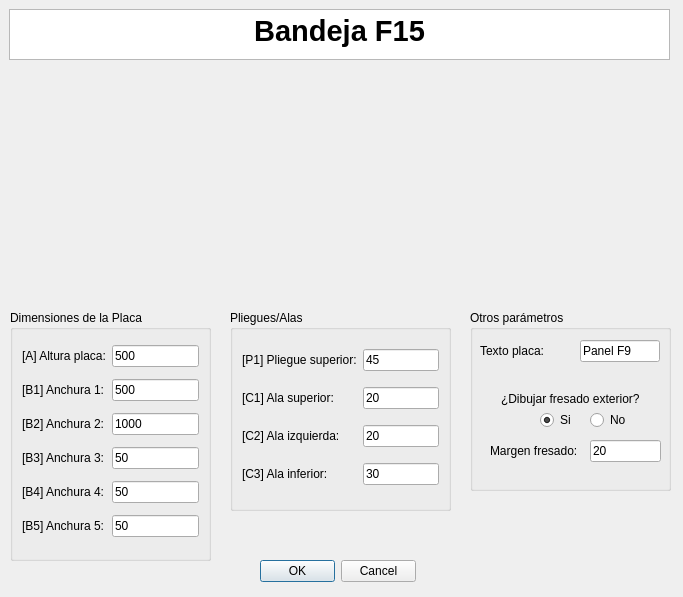
<?xml version="1.0" encoding="UTF-8"?>
<ui version="4.0">
 <class>MyPositionDialog</class>
 <widget class="QDialog" name="MyPositionDialog">
  <property name="geometry">
   <rect>
    <x>0</x>
    <y>0</y>
    <width>683</width>
    <height>597</height>
   </rect>
  </property>
  <property name="windowTitle">
   <string>Enter Position</string>
  </property>
  <property name="whatsThis">
   <string>&lt;html&gt;&lt;head/&gt;&lt;body&gt;&lt;p&gt;Esta ventana de KSDpanel te permite introducir todas las medidas correspondientes del panel seleccionado.&lt;/p&gt;&lt;p&gt;Recuerda que todas las medidas deben de ir en milimetros (mm).&lt;/p&gt;&lt;/body&gt;&lt;/html&gt;</string>
  </property>
  <widget class="QDialogButtonBox" name="buttonBox">
   <property name="geometry">
    <rect>
     <x>260</x>
     <y>560</y>
     <width>156</width>
     <height>23</height>
    </rect>
   </property>
   <property name="orientation">
    <enum>Qt::Horizontal</enum>
   </property>
   <property name="standardButtons">
    <set>QDialogButtonBox::Cancel|QDialogButtonBox::Ok</set>
   </property>
  </widget>
  <widget class="QTextBrowser" name="textBrowser">
   <property name="geometry">
    <rect>
     <x>9</x>
     <y>9</y>
     <width>661</width>
     <height>51</height>
    </rect>
   </property>
   <property name="html">
    <string>&lt;!DOCTYPE HTML PUBLIC &quot;-//W3C//DTD HTML 4.0//EN&quot; &quot;http://www.w3.org/TR/REC-html40/strict.dtd&quot;&gt;
&lt;html&gt;&lt;head&gt;&lt;meta name=&quot;qrichtext&quot; content=&quot;1&quot; /&gt;&lt;style type=&quot;text/css&quot;&gt;
p, li { white-space: pre-wrap; }
&lt;/style&gt;&lt;/head&gt;&lt;body style=&quot; font-family:'MS Shell Dlg 2'; font-size:8.25pt; font-weight:400; font-style:normal;&quot;&gt;
&lt;p align=&quot;center&quot; style=&quot; margin-top:0px; margin-bottom:0px; margin-left:0px; margin-right:0px; -qt-block-indent:0; text-indent:0px;&quot;&gt;&lt;span style=&quot; font-size:22pt; font-weight:600;&quot;&gt;Bandeja F15&lt;/span&gt;&lt;/p&gt;&lt;/body&gt;&lt;/html&gt;</string>
   </property>
  </widget>
  <widget class="QGroupBox" name="groupBox_2">
   <property name="geometry">
    <rect>
     <x>230</x>
     <y>310</y>
     <width>221</width>
     <height>201</height>
    </rect>
   </property>
   <property name="styleSheet">
    <string notr="true">font: 10pt &quot;MS Shell Dlg 2&quot;;</string>
   </property>
   <property name="title">
    <string>Pliegues/Alas</string>
   </property>
   <layout class="QGridLayout" name="gridLayout_2">
    <item row="4" column="1">
     <widget class="QLineEdit" name="alaInferiorUI">
      <property name="text">
       <string>30</string>
      </property>
     </widget>
    </item>
    <item row="2" column="1">
     <widget class="QLineEdit" name="alaIzquierdaUI">
      <property name="text">
       <string>20</string>
      </property>
     </widget>
    </item>
    <item row="1" column="1">
     <widget class="QLineEdit" name="alaSuperiorUI">
      <property name="text">
       <string>20</string>
      </property>
     </widget>
    </item>
    <item row="0" column="0">
     <widget class="QLabel" name="label_13">
      <property name="text">
       <string>[P1] Pliegue superior:</string>
      </property>
     </widget>
    </item>
    <item row="4" column="0">
     <widget class="QLabel" name="label_12">
      <property name="text">
       <string>[C3] Ala inferior:</string>
      </property>
     </widget>
    </item>
    <item row="0" column="1">
     <widget class="QLineEdit" name="pliegueSuperiorUI">
      <property name="text">
       <string>45</string>
      </property>
     </widget>
    </item>
    <item row="2" column="0">
     <widget class="QLabel" name="label_19">
      <property name="text">
       <string>[C2] Ala izquierda:</string>
      </property>
     </widget>
    </item>
    <item row="1" column="0">
     <widget class="QLabel" name="label_11">
      <property name="text">
       <string>[C1] Ala superior:</string>
      </property>
     </widget>
    </item>
   </layout>
  </widget>
  <widget class="QLabel" name="imagenPanelUI">
   <property name="geometry">
    <rect>
     <x>90</x>
     <y>70</y>
     <width>511</width>
     <height>221</height>
    </rect>
   </property>
   <property name="text">
    <string/>
   </property>
   <property name="pixmap">
    <pixmap>../imagenes/REF_019cotas.jpg</pixmap>
   </property>
   <property name="scaledContents">
    <bool>true</bool>
   </property>
   <property name="wordWrap">
    <bool>false</bool>
   </property>
   <property name="margin">
    <number>0</number>
   </property>
   <property name="openExternalLinks">
    <bool>false</bool>
   </property>
  </widget>
  <widget class="QGroupBox" name="groupBox_3">
   <property name="geometry">
    <rect>
     <x>10</x>
     <y>310</y>
     <width>201</width>
     <height>251</height>
    </rect>
   </property>
   <property name="styleSheet">
    <string notr="true">font: 10pt &quot;MS Shell Dlg 2&quot;;</string>
   </property>
   <property name="title">
    <string>Dimensiones de la Placa</string>
   </property>
   <layout class="QGridLayout" name="gridLayout">
    <item row="2" column="1">
     <widget class="QLabel" name="label_22">
      <property name="text">
       <string>[B2] Anchura 2:</string>
      </property>
     </widget>
    </item>
    <item row="3" column="2">
     <widget class="QLineEdit" name="anchura3UI">
      <property name="text">
       <string>50</string>
      </property>
     </widget>
    </item>
    <item row="1" column="1">
     <widget class="QLabel" name="label_4">
      <property name="text">
       <string>[B1] Anchura 1:</string>
      </property>
     </widget>
    </item>
    <item row="4" column="2">
     <widget class="QLineEdit" name="anchura4UI">
      <property name="text">
       <string>50</string>
      </property>
     </widget>
    </item>
    <item row="0" column="2">
     <widget class="QLineEdit" name="alturaPlacaUI">
      <property name="text">
       <string>500</string>
      </property>
     </widget>
    </item>
    <item row="3" column="1">
     <widget class="QLabel" name="label_26">
      <property name="text">
       <string>[B3] Anchura 3:</string>
      </property>
     </widget>
    </item>
    <item row="4" column="1">
     <widget class="QLabel" name="label_27">
      <property name="text">
       <string>[B4] Anchura 4:</string>
      </property>
     </widget>
    </item>
    <item row="1" column="2">
     <widget class="QLineEdit" name="anchura1UI">
      <property name="text">
       <string>500</string>
      </property>
     </widget>
    </item>
    <item row="0" column="1">
     <widget class="QLabel" name="label_8">
      <property name="text">
       <string>[A] Altura placa:</string>
      </property>
     </widget>
    </item>
    <item row="2" column="2">
     <widget class="QLineEdit" name="anchura2UI">
      <property name="text">
       <string>1000</string>
      </property>
     </widget>
    </item>
    <item row="5" column="2">
     <widget class="QLineEdit" name="anchura5UI">
      <property name="text">
       <string>50</string>
      </property>
     </widget>
    </item>
    <item row="5" column="1">
     <widget class="QLabel" name="label_28">
      <property name="text">
       <string>[B5] Anchura 5:</string>
      </property>
     </widget>
    </item>
   </layout>
  </widget>
  <widget class="QGroupBox" name="groupBox_4">
   <property name="geometry">
    <rect>
     <x>470</x>
     <y>310</y>
     <width>201</width>
     <height>181</height>
    </rect>
   </property>
   <property name="styleSheet">
    <string notr="true">font: 10pt &quot;MS Shell Dlg 2&quot;;</string>
   </property>
   <property name="title">
    <string>Otros parámetros</string>
   </property>
   <widget class="QLabel" name="label">
    <property name="geometry">
     <rect>
      <x>10</x>
      <y>30</y>
      <width>95</width>
      <height>22</height>
     </rect>
    </property>
    <property name="text">
     <string>Texto placa:</string>
    </property>
   </widget>
   <widget class="QLineEdit" name="textoDescriptivoA0UI">
    <property name="geometry">
     <rect>
      <x>110</x>
      <y>30</y>
      <width>80</width>
      <height>22</height>
     </rect>
    </property>
    <property name="text">
     <string>Panel F9</string>
    </property>
   </widget>
   <widget class="QRadioButton" name="noCrearFresadoUI">
    <property name="geometry">
     <rect>
      <x>120</x>
      <y>100</y>
      <width>38</width>
      <height>20</height>
     </rect>
    </property>
    <property name="text">
     <string>No</string>
    </property>
   </widget>
   <widget class="QLineEdit" name="margenFresadoUI">
    <property name="geometry">
     <rect>
      <x>120</x>
      <y>130</y>
      <width>71</width>
      <height>22</height>
     </rect>
    </property>
    <property name="text">
     <string>20</string>
    </property>
   </widget>
   <widget class="QRadioButton" name="crearFresadoUI">
    <property name="geometry">
     <rect>
      <x>70</x>
      <y>100</y>
      <width>34</width>
      <height>20</height>
     </rect>
    </property>
    <property name="text">
     <string>Si</string>
    </property>
    <property name="checked">
     <bool>true</bool>
    </property>
   </widget>
   <widget class="QLabel" name="label_2">
    <property name="geometry">
     <rect>
      <x>31</x>
      <y>81</y>
      <width>148</width>
      <height>16</height>
     </rect>
    </property>
    <property name="mouseTracking">
     <bool>false</bool>
    </property>
    <property name="text">
     <string>¿Dibujar fresado exterior?</string>
    </property>
    <property name="buddy">
     <cstring>label_2</cstring>
    </property>
   </widget>
   <widget class="QLabel" name="label_3">
    <property name="geometry">
     <rect>
      <x>20</x>
      <y>130</y>
      <width>107</width>
      <height>22</height>
     </rect>
    </property>
    <property name="text">
     <string>Margen fresado:</string>
    </property>
   </widget>
  </widget>
  <zorder>groupBox_2</zorder>
  <zorder>buttonBox</zorder>
  <zorder>textBrowser</zorder>
  <zorder>imagenPanelUI</zorder>
  <zorder>groupBox_3</zorder>
  <zorder>groupBox_4</zorder>
 </widget>
 <resources/>
 <connections>
  <connection>
   <sender>buttonBox</sender>
   <signal>accepted()</signal>
   <receiver>MyPositionDialog</receiver>
   <slot>accept()</slot>
   <hints>
    <hint type="sourcelabel">
     <x>248</x>
     <y>254</y>
    </hint>
    <hint type="destinationlabel">
     <x>157</x>
     <y>274</y>
    </hint>
   </hints>
  </connection>
  <connection>
   <sender>buttonBox</sender>
   <signal>rejected()</signal>
   <receiver>MyPositionDialog</receiver>
   <slot>reject()</slot>
   <hints>
    <hint type="sourcelabel">
     <x>316</x>
     <y>260</y>
    </hint>
    <hint type="destinationlabel">
     <x>286</x>
     <y>274</y>
    </hint>
   </hints>
  </connection>
 </connections>
</ui>
